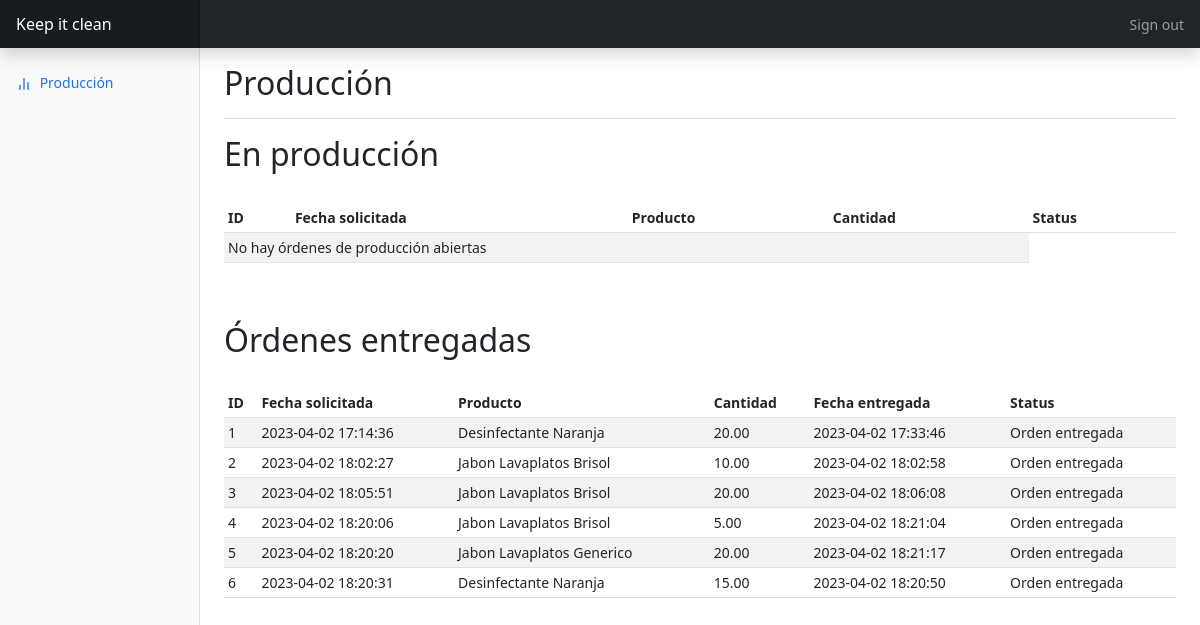
Screenshot of /laboratorio.php with the database file from the repository.
### tables this page shows
CREATE TABLE `ordenes_produccion` (
  `ID` int(8) NOT NULL,
  `fecha_solicitada` datetime NOT NULL DEFAULT CURRENT_TIMESTAMP,
  `ID_producto` int(8) NOT NULL,
  `cantidad` float(6,2) NOT NULL,
  `status` enum('activo','Completado y entregado') NOT NULL DEFAULT 'activo',
  `fecha_entregada` datetime DEFAULT NULL
);

CREATE TABLE `producto` (
  `ID` int(8) NOT NULL,
  `nombre` varchar(25) NOT NULL,
  `cantidad` float(7,1) NOT NULL,
  `costo` float(7,2) NOT NULL
);

### laboratorio.php (the view, shortened to what this page needs)
<?php
include_once('php/conexion.php');
?>
<!DOCTYPE html>
<html lang="en">
<head>
    <link href="https://cdn.jsdelivr.net/npm/bootstrap@5.3.0-alpha2/dist/css/bootstrap.min.css" rel="stylesheet">
    <link href="css/admin.css" rel="stylesheet">
</head>
<body>
        <header class="navbar navbar-dark sticky-top bg-dark flex-md-nowrap p-0 shadow">
          <a class="navbar-brand col-md-3 col-lg-2 me-0 px-3 fs-6" href="admin-board.php">Keep it clean</a>
          <div class="navbar-nav">
            <div class="nav-item text-nowrap">
              <a class="nav-link px-3" href="entrar.php">Sign out</a>
            </div>
          </div>
        </header>
        <div class="container-fluid">
          <div class="row">
            <nav id="sidebarMenu" class="col-md-3 col-lg-2 d-md-block bg-light sidebar collapse">
              <div class="position-sticky pt-3 sidebar-sticky">
                <ul class="nav flex-column">
                  <li class="nav-item">
                    <a class="nav-link active" href="laboratorio.php">
                      <span data-feather="bar-chart-2" class="align-text-bottom"></span>
                      Producción
                    </a>
                  </li>
                </ul>
              </div>
            </nav>
            <main class="col-md-9 ms-sm-auto col-lg-10 px-md-4">
              <div class="d-flex justify-content-between flex-wrap flex-md-nowrap align-items-center pt-3 pb-2 mb-3 border-bottom">
                <h1 class="h2">Producción</h1>
              </div>
              <h2>En producción</h2><br>
              <div class="table-responsive">
                <table class="table table-striped table-sm">
                  <thead>
                    <tr>
                      <th scope="col">ID</th>
                      <th scope="col">Fecha solicitada</th>
                      <th scope="col">Producto</th>
                      <th scope="col">Cantidad</th>
                      <th scope="col">Status</th>
                    </tr>
                  </thead>
                  <tbody>
                        <?php
                        $query = "SELECT p.ID, p.fecha_solicitada, p.cantidad, d.nombre FROM ordenes_produccion p JOIN producto d ON p.ID_producto = d.ID WHERE p.status = 'activo'";
                        $rs = mysqli_query($conn, $query) or die(mysqli_error($conn));
                        $total_rows = mysqli_num_rows($rs);
                        if($total_rows > 0){
                            while($rows  = mysqli_fetch_array($rs)){
                                ?>
                                <tr>
                                    <td><?php echo $rows['ID']; ?></td>
                                    <td><?php echo $rows['fecha_solicitada']; ?></td>
                                    <td><?php echo $rows['nombre']; ?></td>
                                    <td><?php echo $rows['cantidad']; ?></td>
                                    <td>En proceso</td>
                                    <td><a href="laboratorio.php" onClick="produc(<?php echo $rows['ID']; ?>)" class="btn btn-success"><svg xmlns="http://www.w3.org/2000/svg" width="16" height="16" fill="currentColor" class="bi bi-bookmark-check-fill" viewBox="0 0 16 16">
                                    <path fill-rule="evenodd" d="M2 15.5V2a2 2 0 0 1 2-2h8a2 2 0 0 1 2 2v13.5a.5.5 0 0 1-.74.439L8 13.069l-5.26 2.87A.5.5 0 0 1 2 15.5zm8.854-9.646a.5.5 0 0 0-.708-.708L7.5 7.793 6.354 6.646a.5.5 0 1 0-.708.708l1.5 1.5a.5.5 0 0 0 .708 0l3-3z"/>
                                  </svg></a></td>
                                </tr>
                        <?php
                            }
                        }else{
                            ?>
                            <tr>
                                <td colspan="4">No hay órdenes de producción abiertas</td>
                            </tr>
                        <?php
                            }
                            ?>
                    </tbody>
                </table>
              </div>
            <br><br>
            <h2>Órdenes entregadas</h2> <br>
              <div class="table-responsive">
                <table class="table table-striped table-sm">
                  <thead>
                    <tr>
                      <th scope="col">ID</th>
                      <th scope="col">Fecha solicitada</th>
                      <th scope="col">Producto</th>
                      <th scope="col">Cantidad</th>
                      <th scope="col">Fecha entregada</th>
                      <th scope="col">Status</th>
                    </tr>
                  </thead>
                  <tbody>
                        <?php
                        $query = "SELECT p.ID, p.fecha_solicitada, p.cantidad, p.fecha_entregada, d.nombre FROM ordenes_produccion p JOIN producto d ON p.ID_producto = d.ID WHERE p.status = 'Completado y entregado'";
                        $rs = mysqli_query($conn, $query) or die(mysqli_error($conn));
                        $total_rows = mysqli_num_rows($rs);
                        if($total_rows > 0){
                            while($rows  = mysqli_fetch_array($rs)){
                                ?>
                                <tr>
                                    <td><?php echo $rows['ID']; ?></td>
                                    <td><?php echo $rows['fecha_solicitada']; ?></td>
                                    <td><?php echo $rows['nombre']; ?></td>
                                    <td><?php echo $rows['cantidad']; ?></td>
                                    <td><?php echo $rows['fecha_entregada']; ?></td>
                                    <td>Orden entregada</td>
                                </tr>
                        <?php
                            }
                        }else{
                            ?>
                            <tr>
                                <td colspan="4">No hay órdenes de producción entregadas</td>
                            </tr>
                        <?php
                            }
                            ?>
                    </tbody>
                </table>
              </div>
            </main>
          </div>
        </div>
</body>
</html>

### css/admin.css (style rules this page uses)
body { font-size: .875rem; }
.feather { width: 16px; height: 16px; }
.sidebar { position: fixed; top: 0; bottom: 0; left: 0; z-index: 100; padding: 48px 0 0; box-shadow: inset -1px 0 0 rgba(0, 0, 0, .1); }
.sidebar-sticky { height: calc(100vh - 48px); overflow-x: hidden; overflow-y: auto; }
.sidebar .nav-link { font-weight: 500; color: #333; }
.sidebar .nav-link .feather { margin-right: 4px; color: #727272; }
.sidebar .nav-link.active { color: #2470dc; }
.sidebar .nav-link:hover .feather, .sidebar .nav-link.active .feather { color: inherit; }
.navbar-brand { padding-top: .75rem; padding-bottom: .75rem; background-color: rgba(0, 0, 0, .25); box-shadow: inset -1px 0 0 rgba(0, 0, 0, .25); }

### rows the page displays
ordenes_produccion: ID "1", fecha_solicitada "2023-04-02 17:14:36", ID_producto.nombre "Desinfectante Naranja", cantidad "20.00", fecha_entregada "2023-04-02 17:33:46"
ordenes_produccion: ID "2", fecha_solicitada "2023-04-02 18:02:27", ID_producto.nombre "Jabon Lavaplatos Brisol", cantidad "10.00", fecha_entregada "2023-04-02 18:02:58"
ordenes_produccion: ID "3", fecha_solicitada "2023-04-02 18:05:51", ID_producto.nombre "Jabon Lavaplatos Brisol", cantidad "20.00", fecha_entregada "2023-04-02 18:06:08"
ordenes_produccion: ID "4", fecha_solicitada "2023-04-02 18:20:06", ID_producto.nombre "Jabon Lavaplatos Brisol", cantidad "5.00", fecha_entregada "2023-04-02 18:21:04"
ordenes_produccion: ID "5", fecha_solicitada "2023-04-02 18:20:20", ID_producto.nombre "Jabon Lavaplatos Generico", cantidad "20.00", fecha_entregada "2023-04-02 18:21:17"
ordenes_produccion: ID "6", fecha_solicitada "2023-04-02 18:20:31", ID_producto.nombre "Desinfectante Naranja", cantidad "15.00", fecha_entregada "2023-04-02 18:20:50"
